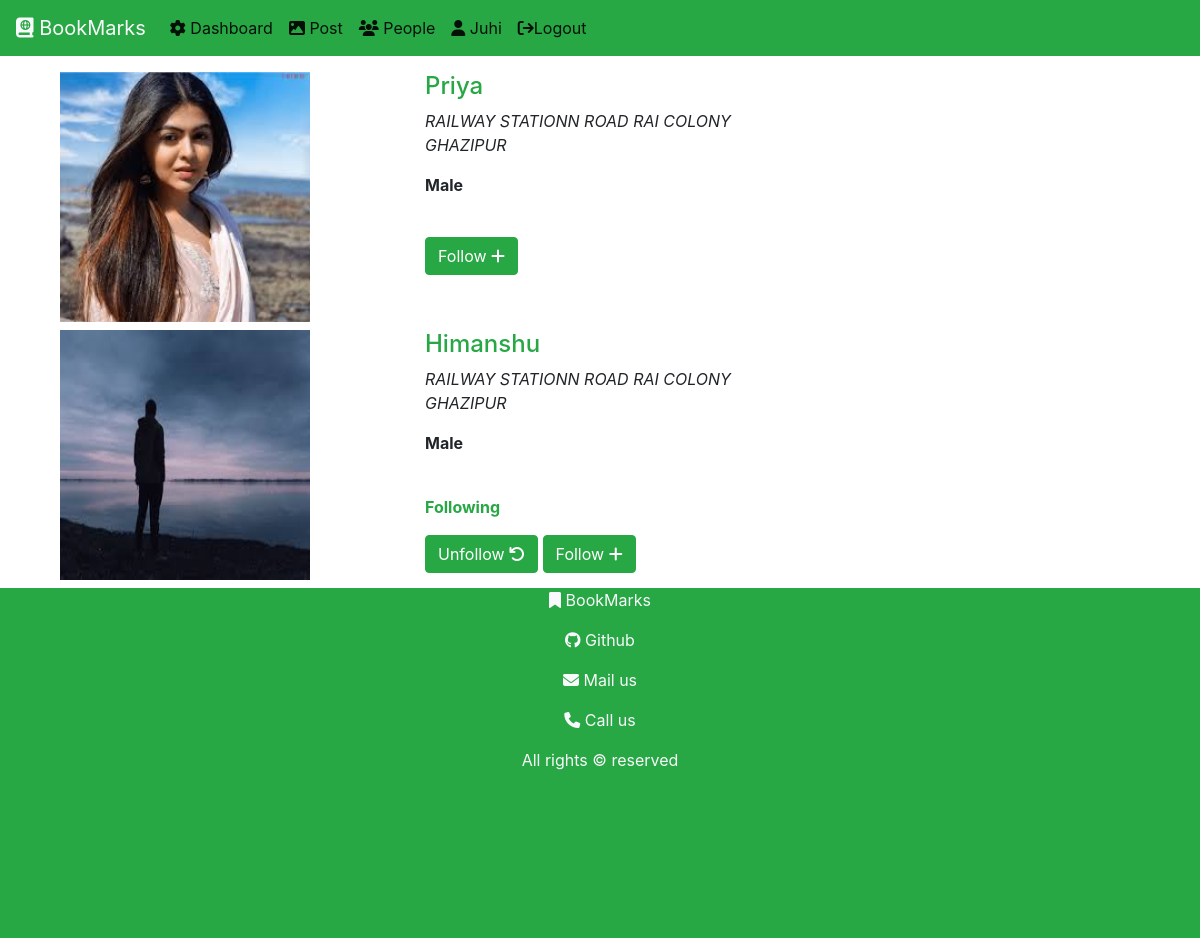
The page /user/people/ (signed in) on the database as committed earlier.
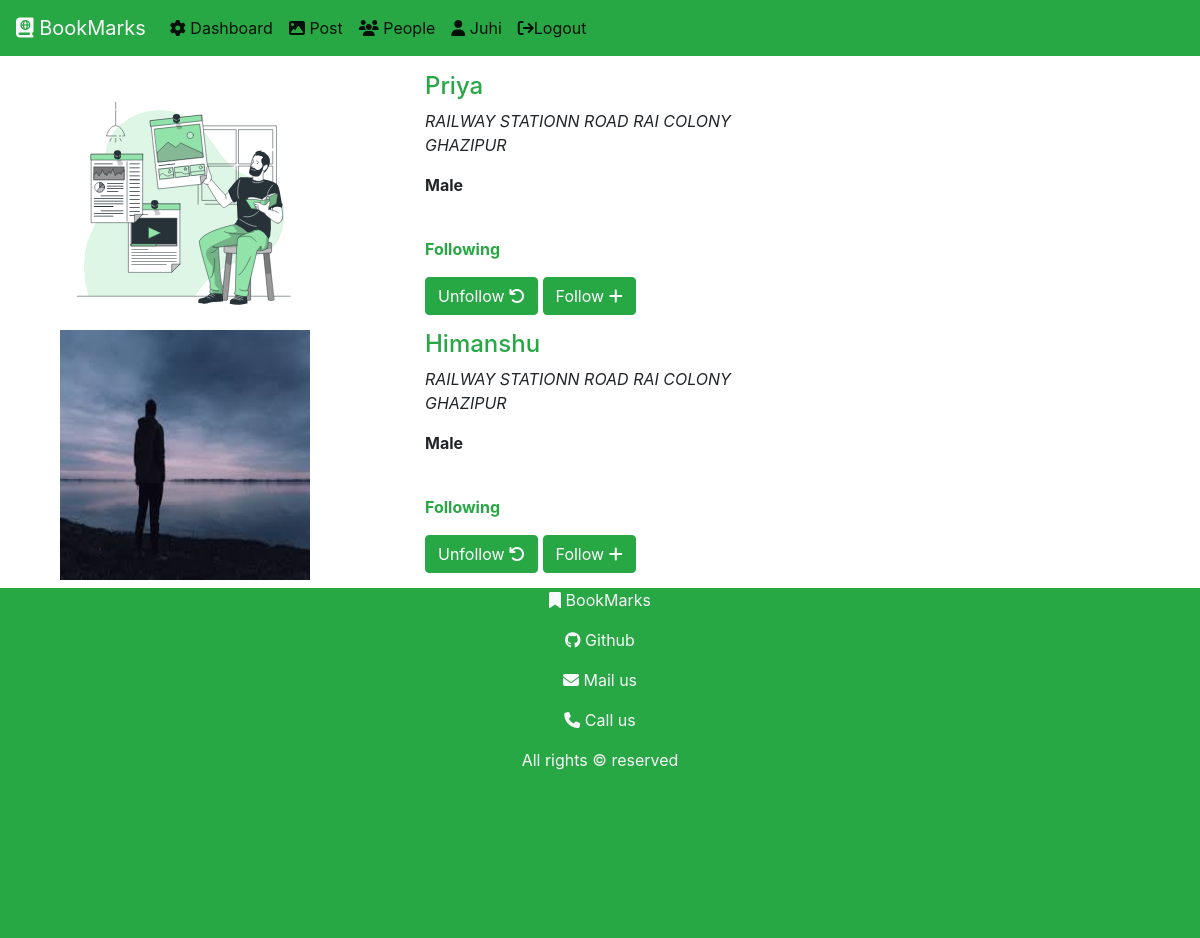
The same page on the database as committed later.
### users/models.py (models this page shows)
class users(models.Model):
    GENDER_CHOICES	=	(('male',	'Male'),('female',	'Female'),('transgender',	'Transgender'),)
    name = models.CharField(max_length=250)
    email = models.EmailField(max_length=100,unique=True)
    password = models.CharField(max_length=250)
    address = models.TextField()
    account = models.DateTimeField(default=datetime.datetime.now(), blank=True,null=True)
    gender = models.CharField(max_length=20,choices=GENDER_CHOICES,default='male')
    userimg = models.ImageField(upload_to='userimg/' ,null=True)

class activity(models.Model):
    whofollow = models.ForeignKey(users,on_delete=models.CASCADE,related_name='follow')
    whomtofollow = models.ForeignKey(users,on_delete=models.CASCADE,related_name='follower')
    dateoffollow = models.DateTimeField(auto_now_add=True,blank=True)

### users/views.py (the view)
# urls.py: path('people/',views.people.as_view(),name='people'),
class people(View):
    @method_decorator(checkingUserAuthentication)
    def get(self, request):
        if request.isauth:
            people = users.objects.all()
            act = activity.objects.filter(whofollow = users.objects.get(email=request.email))
            return render(request,'users/people.html',{'people':people ,'username':request.name,
            'len' : len(people),'act':act})
        else:
            return HttpResponseRedirect('/user/login/')

### users/templates/users/people.html (shortened to what this page needs)
{% extends 'core/base.html' %}
{% load static %}
{% block content %}
{% include 'core/nav.html' with p=username %}
{% if people %}
<div class="container mt-2">
    <div class="row">
        <div class="col-sm-8">
        {% for i in people %}
            {% if len != 1  %}
           {% if i.name != username %}
           <div class="container mt-2">
            <div class="row">
                <div class="col-sm-6">
                    {% if i.userimg == 'False' %}
        <img src="{% static 'users/img/bk.svg' %}" alt="" style="width: 250px; height: 250px; ">
 {% else %}
   <img src="{{ i.userimg.url }}" alt="" class="img-fluid text-center" style="width: 250px; height: 250px; ">
{% endif %}
                </div>
                <div class="col-sm-6">
                    <h4 class="display-5 text-success">
                        <a href="{% url 'showprofile' id=i.id %}" class='text-success'>{{i.name | capfirst}}</a>
                    </h4>
                    <p>
                        <em>{{i.address | capfirst}}</em>
                    </p>
                    <p>
                        <b>{{i.gender | capfirst}}</b>
                    </p>
                    <br>
                    {% for k in act %}
                    {% if k.whomtofollow.id == i.id %}
                     <p class="text-success"><b>Following</b></p>
                    <a href="{% url 'unfollow' id=k.whomtofollow.id %}" class="btn-success btn">Unfollow <i class="fa fa-undo" aria-hidden="true"></i> </a>
                    {% endif %}
                    {% endfor %}
                    <a href="{% url 'follow' id=i.id %}" class="btn-success btn">Follow <i class="fas fa-plus"></i> </a>
                </div>
            </div>
        </div>
           {% endif %}
            {% endif %}
        {% endfor %}
    </div>
    </div>
</div>
{% endif %}
{% include 'core/footer.html' %}
{% endblock content %}

Rows that differ between the two databases and show on the page:
changed users "Priya": userimg: picture removed
added activity: shows "Following", shown under users "Priya"
